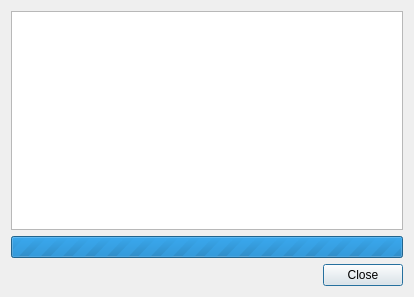
<?xml version="1.0" encoding="UTF-8"?>
<ui version="4.0">
 <class>QImportConsole</class>
 <widget class="QDialog" name="QImportConsole">
  <property name="windowModality">
   <enum>Qt::ApplicationModal</enum>
  </property>
  <property name="geometry">
   <rect>
    <x>0</x>
    <y>0</y>
    <width>414</width>
    <height>297</height>
   </rect>
  </property>
  <property name="windowTitle">
   <string>Import Console</string>
  </property>
  <layout class="QVBoxLayout" name="verticalLayout">
   <item>
    <widget class="QTextEdit" name="txtConsole">
     <property name="font">
      <font>
       <family>Courier New</family>
       <pointsize>8</pointsize>
      </font>
     </property>
     <property name="readOnly">
      <bool>true</bool>
     </property>
     <property name="cursorWidth">
      <number>0</number>
     </property>
     <property name="textInteractionFlags">
      <set>Qt::TextSelectableByKeyboard|Qt::TextSelectableByMouse</set>
     </property>
    </widget>
   </item>
   <item>
    <widget class="QProgressBar" name="prgsbarSteps">
     <property name="maximum">
      <number>0</number>
     </property>
     <property name="value">
      <number>0</number>
     </property>
     <property name="textVisible">
      <bool>true</bool>
     </property>
     <property name="orientation">
      <enum>Qt::Horizontal</enum>
     </property>
     <property name="format">
      <string>%v/%m</string>
     </property>
    </widget>
   </item>
   <item>
    <layout class="QHBoxLayout" name="horizontalLayout">
     <item>
      <spacer name="horizontalSpacer">
       <property name="orientation">
        <enum>Qt::Horizontal</enum>
       </property>
       <property name="sizeHint" stdset="0">
        <size>
         <width>40</width>
         <height>20</height>
        </size>
       </property>
      </spacer>
     </item>
     <item>
      <widget class="QPushButton" name="btnClose">
       <property name="text">
        <string>Close</string>
       </property>
      </widget>
     </item>
    </layout>
   </item>
  </layout>
 </widget>
 <layoutdefault spacing="6" margin="11"/>
 <resources/>
 <connections/>
</ui>
